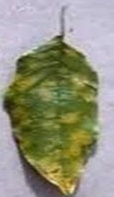
#> input picture test/leaf-class5/wp1.jpg, 114 x 197 px, found by its file name; its folder holds only this picture in this run
$ python Ap_NHrgbhisto.py   (older library calls are emulated)
#> lines starting #> are read from the running program, lines starting #| are printed output that depends on the picture
# Get all PDF documents in current directory
import os
import cv2
import numpy as np
import matplotlib.pyplot as plt
import PIL
from PIL import Image


i=0
#path="./fruit-class4/"
path="./leaf-class5/"


imageslist = []
for filename in os.listdir(path):
    if filename.endswith(".jpg"):
        imageslist.append(filename)


imageslist.sort(key=str.lower)

#from PyPDF2 import PdfWriter, PdfReader


filename=imageslist[i]
image = cv2.imread( path+filename )
#> image is the input picture: shape (197, 114, 3); mean B, G, R 125.3, 146.7, 147.1

#cv2.imshow('Original', image)
#cv2.waitKey(5000)

img_gray = cv2. cvtColor(image, cv2.COLOR_BGR2GRAY)
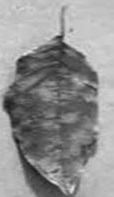
#> img_gray: shape (197, 114); min 20, max 231, mean 144.4

#plt.imshow(img_gray, cmap=plt.get_cmap('gray'), vmin=0, vmax=1)

#image =PIL.Image.open("Images/"+imageslist[0] )

#img_gray = image.convert("L")


img_normalized = cv2.normalize(img_gray, None, 0, 1, cv2.NORM_MINMAX, dtype=cv2.CV_32F)

# [14 lines of commented-out code are left out]
fig=plt.hist(img_normalized.ravel(),256,[0,1])
plt.title('Mean')
plt.xlabel("value")
plt.ylabel("Frequency")
#plt.savefig(path+filename+"normalizedHisto.png")


#plt.figure()

#f, axarr = plt.subplots(3,1,figsize =(10, 7),tight_layout = True)
#axarr[0].imshow(image)
#axarr[1].imshow(img_gray)
#axarr[2].imshow(img_normalized)
#axarr[0].imshow(histo)

#for i, col in enumerate(['b', 'g', 'r']):
hist = cv2.calcHist([image],[0], None, [256], [0, 256])
#> hist = 256 values, max 451 at index 211, min 0 at index 231, mean 87.73
plt.plot(hist, color = 'b')
plt.xlim([0, 256])

#plt.show()

hist = cv2.calcHist([image], [1], None, [256], [0, 256])
#> hist = 256 values, max 532 at index 191, min 0 at index 0, mean 87.73
plt.plot(hist, color = 'g')
plt.xlim([0, 256])

#plt.show()

hist = cv2.calcHist([image], [2], None, [256], [0, 256])
#> hist = 256 values, max 510 at index 195, min 0 at index 0, mean 87.73
plt.plot(hist, color = 'r')
plt.xlim([0, 256])

#plt.show()


#plt.show()
plt.clf()


#for pathb in os.listdir("."):
 #   print(pathb)

for filename in imageslist:
    image = cv2.imread(path+filename)
    img_gray = cv2. cvtColor(image, cv2.COLOR_BGR2GRAY)
    img_normalizedg = cv2.normalize(img_gray, None, 0, 1, cv2.NORM_MINMAX, dtype=cv2.CV_32F)
   # print(img_gray)

    b,g,r = cv2.split(image)
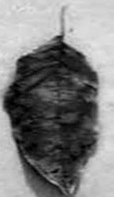
#> b: shape (197, 114); min 0, max 230, mean 125.3
   # print(b)


    img_normalized_b = cv2.normalize(b,   0, 256, cv2.NORM_MINMAX, dtype=cv2.CV_32F)
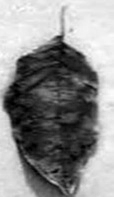
#> img_normalized_b: shape (197, 114) float32; min 0, max 2.66, mean 1.45; drawn with min black and max white

    img_normalized_r = cv2.normalize(r,   0, 256, cv2.NORM_MINMAX, dtype=cv2.CV_32F)
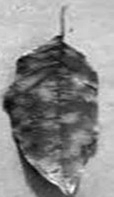
#> img_normalized_r: shape (197, 114) float32; min 0.319, max 2.67, mean 1.62; drawn with min black and max white
    img_normalized_g = cv2.normalize(g,   0, 256, cv2.NORM_MINMAX, dtype=cv2.CV_32F)

  #  fig, (ax1, ax2) = plt.subplots(2)
  #  ax1.imshow(img_normalized)
   # ax2=plt.hist(img_normalized.ravel(),256,[0,1])

    plt.hist(img_normalizedg.ravel(),256,[0,1])
    plt.title('GRAY HISTOGRAM ')
    plt.xlabel("value")
    plt.ylabel("Frequency")
    plt.savefig(path+filename+"Histo-Zgray.png")
#> figure, not shown here; tallest bar 517 high, from x = 0.848 to 0.852
    plt.clf()

# end of combined image historgram gray
   # plt.subplot(3, 1, 1)
  #  plt.subplots_adjust(left=0.1, bottom=0.09,right=0.9,top=0.9,wspace=0.4,hspace=0.4)


    plt.title("histogram of Blue")
    plt.hist(img_normalized_b.ravel(),256,[0,1])
   # hist = cv2.calcHist([img_normalized_b],[0], None, [256], [0, 1])
   # plt.plot(hist, color = 'blue')
   #plt.xlim([0, 256])
    plt.xlabel("value")
    plt.ylabel("Frequency")

    plt.savefig(path+filename+"Histo-B.png")
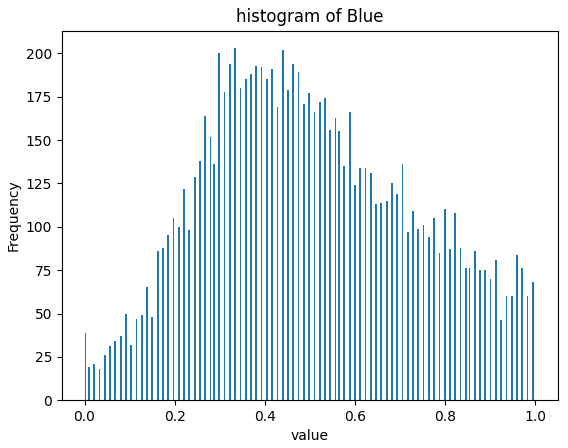
#> figure drawn by matplotlib, 1 panel; tallest bar 203 high, from x = 0.332 to 0.336
    plt.clf()

  #  plt.subplot(3, 1, 2)
    plt.title("histogram of  Red")
    plt.hist(img_normalized_r.ravel(),256,[0,1])
    plt.savefig(path+filename+"Histo-G.png")
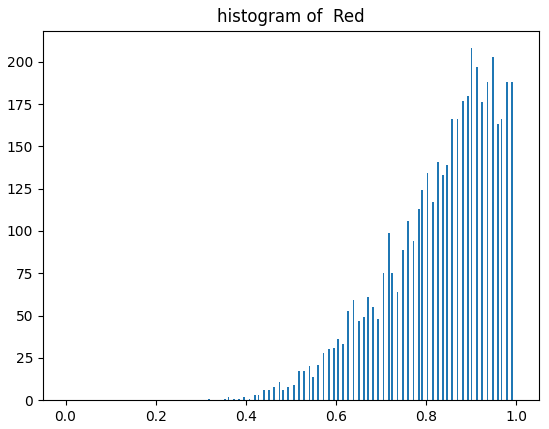
#> figure drawn by matplotlib, 1 panel; tallest bar 208 high, from x = 0.898 to 0.902
    plt.clf()

   # plt.subplot(3, 1, 3)
    plt.title("histogram of Green")
    plt.hist(img_normalized_g.ravel(),256,[0,1])
    plt.savefig(path+filename+"Histo-R.png");
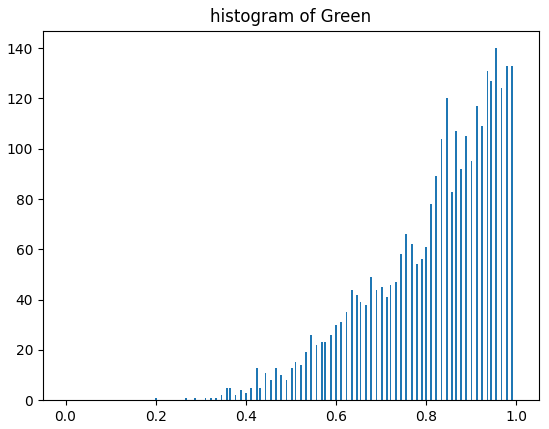
#> figure drawn by matplotlib, 1 panel; tallest bar 140 high, from x = 0.953 to 0.957
    plt.clf()
